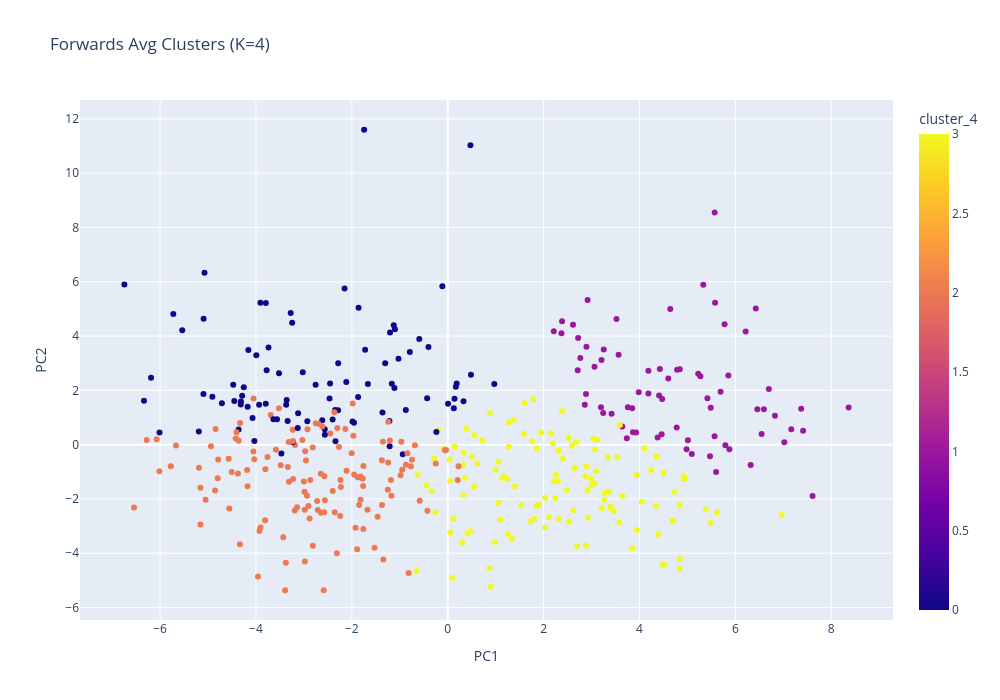

Notebook source saved alongside this figure:
### Code cell
pca = PCA(n_components=2)

X_avg_pca = pca.fit_transform(X_avg_scaled)

df_avg["PC1"] = X_avg_pca[:,0]
df_avg["PC2"] = X_avg_pca[:,1]

fig = px.scatter(
    df_avg,
    x="PC1",
    y="PC2",
    color=f"cluster_{x}",
    hover_name='player',         
    hover_data=['team','goals_per90','expectedgoals_per90'], 
    title=f"Forwards Avg Clusters (K={x})",
    width=1000,
    height=700
)

fig.show()

### Figure 1 — Plotly figure (JSON) as saved in the notebook; plotly's stock layout.template omitted (floating-point values rounded to 4 significant figures; data arrays with more than 128 entries replaced by an {"elided": "..."} marker saying what was removed)
{"data": [{"customdata": {"elided": "417x3 mixed values"}, "hovertemplate": "<b>%{hovertext}</b><br><br>PC1=%{x}<br>PC2=%{y}<br>team=%{customdata[0]}<br>goals_per90=%{customdata[1]}<br>expectedgoals_per90=%{customdata[2]}<br>cluster_4=%{marker.color}<extra></extra>", "hovertext": {"elided": "417 str values"}, "legendgroup": "", "marker": {"color": {"elided": "417 int values"}, "coloraxis": "coloraxis", "symbol": "circle"}, "mode": "markers", "name": "", "orientation": "v", "showlegend": false, "type": "scatter", "x": {"elided": "417 float values"}, "xaxis": "x", "y": {"elided": "417 float values"}, "yaxis": "y"}], "layout": {"coloraxis": {"colorbar": {"title": {"text": "cluster_4"}}, "colorscale": [[0, "#0d0887"], [0.1111, "#46039f"], [0.2222, "#7201a8"], [0.3333, "#9c179e"], [0.4444, "#bd3786"], [0.5556, "#d8576b"], [0.6667, "#ed7953"], [0.7778, "#fb9f3a"], [0.8889, "#fdca26"], [1, "#f0f921"]]}, "height": 700, "legend": {"tracegroupgap": 0}, "title": {"text": "Forwards Avg Clusters (K=4)"}, "width": 1000, "xaxis": {"anchor": "y", "domain": [0, 1], "title": {"text": "PC1"}}, "yaxis": {"anchor": "x", "domain": [0, 1], "title": {"text": "PC2"}}}}
